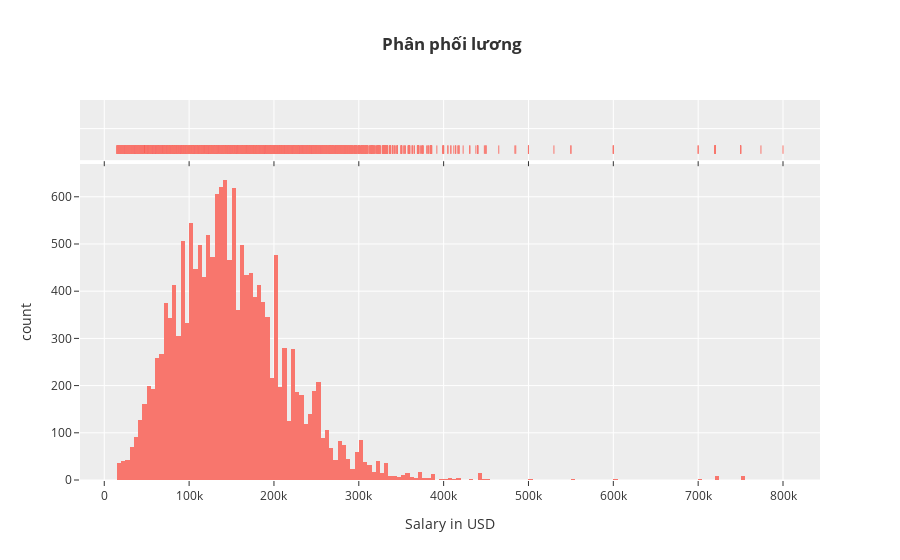

The notebook cell this image was saved under:
### Code cell
px.histogram(df,x='salary_in_usd',marginal='rug',template='ggplot2',labels={'salary_in_usd':'Salary in USD'},title='<b> Phân phối lương')

### Figure 1 — Plotly figure (JSON) as saved in the notebook; plotly's stock layout.template omitted (floating-point values rounded to 4 significant figures; data arrays with more than 128 entries replaced by an {"elided": "..."} marker saying what was removed)
{"data": [{"alignmentgroup": "True", "bingroup": "x", "hovertemplate": "Salary in USD=%{x}<br>count=%{y}<extra></extra>", "legendgroup": "", "marker": {"color": "#F8766D", "pattern": {"shape": ""}}, "name": "", "offsetgroup": "", "orientation": "v", "showlegend": false, "type": "histogram", "x": {"elided": "16494 int values"}, "xaxis": "x", "yaxis": "y"}, {"alignmentgroup": "True", "boxpoints": "all", "fillcolor": "rgba(255,255,255,0)", "hoveron": "points", "hovertemplate": "Salary in USD=%{x}<extra></extra>", "jitter": 0, "legendgroup": "", "line": {"color": "rgba(255,255,255,0)"}, "marker": {"color": "#F8766D", "symbol": "line-ns-open"}, "name": "", "offsetgroup": "", "showlegend": false, "type": "box", "x": {"elided": "16494 int values"}, "xaxis": "x2", "yaxis": "y2"}], "layout": {"barmode": "relative", "legend": {"tracegroupgap": 0}, "title": {"text": "<b> Phân phối lương"}, "xaxis": {"anchor": "y", "domain": [0, 1], "title": {"text": "Salary in USD"}}, "xaxis2": {"anchor": "y2", "domain": [0, 1], "matches": "x", "showticklabels": false}, "yaxis": {"anchor": "x", "domain": [0, 0.8316], "title": {"text": "count"}}, "yaxis2": {"anchor": "x2", "domain": [0.8416, 1], "matches": "y2", "showline": false, "showticklabels": false, "ticks": ""}}}
